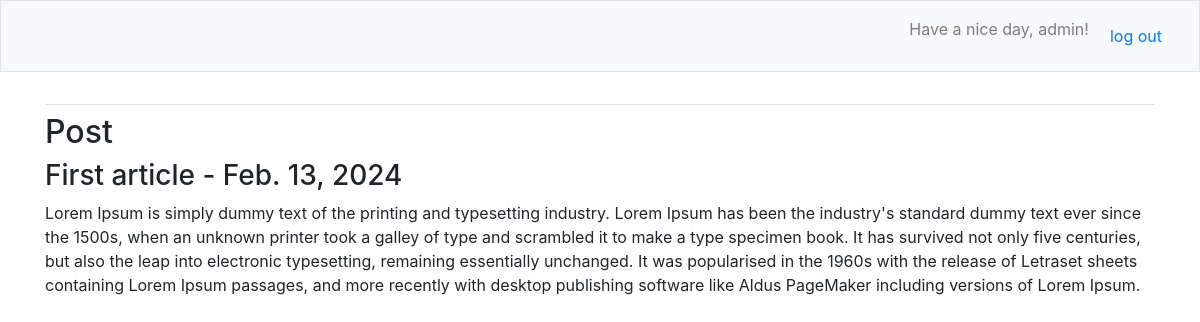
Page /post/2/ (signed in) on the committed database.
### blogs/models.py (models this page shows, shortened)
class BlogPost(models.Model):
    user = models.ForeignKey(
        User, on_delete=models.CASCADE, null=True, blank=True)
    title = models.CharField(max_length=200)
    context = models.TextField()
    date_added = models.DateField()
    class Meta:
        ordering = ['date_added']

### blogs/views.py (the view)
# urls.py: path('post/<int:pk>/', PostDetail.as_view(), name='post'),
class PostDetail(LoginRequiredMixin, DetailView):
    model = BlogPost
    context_object_name = "post"
    template_name = "blogs/post.html"

### blogs/templates/blogs/post.html
{% extends 'blogs/base.html' %}
{% block content %}
<h2>Post</h2>
<h3>{{post.title}} - {{post.date_added}}</h3>
<p>{{post.context}}</p>
{% endblock content %}

### blogs/templates/blogs/base.html (shortened to what this page needs)
{% load bootstrap4 %}
<!doctype html>
<html lang="en">
<head>
	{% bootstrap_css %}
</head>
<body>
<nav class="navbar navbar-expand-md navbar-light bg-light mb-4 border">
	<div class="collapse navbar-collapse" id="navbarCollapse">
		<ul class="navbar-nav ml-auto">
			{% if request.user.is_authenticated %}
				<li class="nav-item">
					<span class="navbar-text">Have a nice day, {{request.user}}!</span>
				</li>
                <form class = "nav-link" action="{% url 'logout' %}" method="post">
                    <button class="btn btn-link" type="submit">log out</button>
                    </form>
			{% else %}
				<li class="nav-item">
					<a class="nav-link" href="{% url 'login' %}">Log in</a></li>
			{% endif %}
		</ul>
	</div>
</nav>
<main role="main" class="container">
	<div class="pb-2 mb-2 border-bottom">
	</div>
	<div>
		{% block content %}{% endblock content %}
	</div>
</main>
</body>

### rows in the picture
BlogPost: title "First article", date_added "Feb. 13, 2024", context "Lorem Ipsum is simply dummy text of the printing and typesetting industry. Lorem Ipsum has been the industry's standard dummy text ever since the 1500s, when an unknown printer took a galley of type and scrambled it to make a type specimen book. It has survived not only five centuries, but also the leap into electronic typesetting, remaining essentially unchanged. It was popularised in the 1960s with the release of Letraset sheets containing Lorem Ipsum passages, and more recently with desktop publishing software like Aldus PageMaker including versions of Lorem Ipsum."

### other values in the picture
{{ request.user }} "admin"
